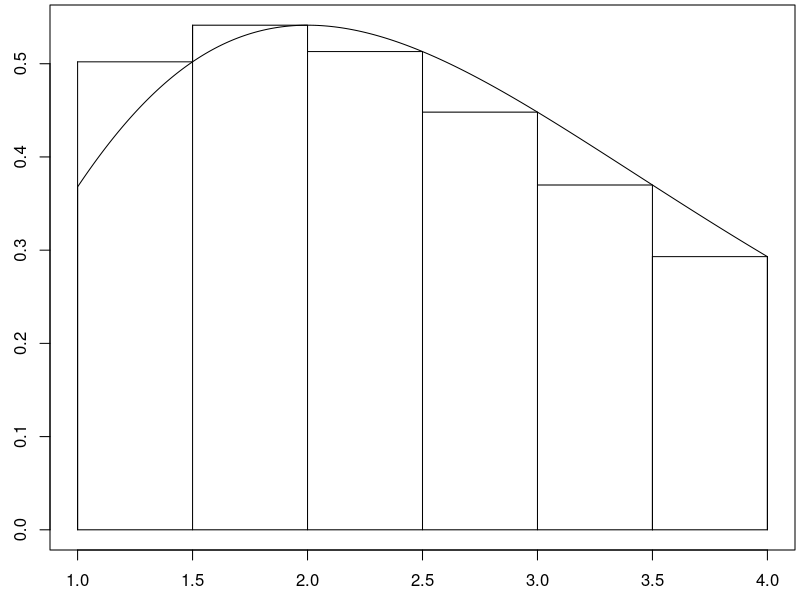

Write the R code that produced this figure.
draw_rect_approx <- function(f,a,b,num_rectangles, method = "mid"){
  n <- num_rectangles
  dx <- (b-a)/n
  x <- c(a,seq(a,b,dx/100),b,a)
  y <- c(0,f(seq(a,b,dx/100)),0,0)
  par(mar=c(2.5,2.5,0.25,0.25))
  plot(x,y,type = "l")
  
  if(method == "left"){
    xi <- seq(a+0*dx/2,b-dx/2,dx)
    lines(xi,f(xi),type = "h")
    lines(xi,f(xi),type = "s")
    lines(c(xi[n],xi[n]+dx),f(c(xi[n],xi[n])),type = "l")
    lines(c(xi[n],xi[n]+dx),f(c(xi[n],xi[n])),type = "h")
  }
  else if(method == "right"){
    xi <- seq(a+dx,b+dx/2,dx)
    lines(xi-dx,f(xi),type = "h")
    lines(xi-dx,f(xi),type = "s")
    lines(c(xi[n]-dx,xi[n]),f(c(xi[n],xi[n])),type = "l")
    lines(c(xi[n]-dx,xi[n]),f(c(xi[n],xi[n])),type = "h")
  } 
  else{#Use midpoint
    xi <- seq(a+dx/2,b,dx)
    lines(xi-dx/2,f(xi),type = "h")
    lines(xi-dx/2,f(xi),type = "s")
    lines(c(xi[n]-dx/2,xi[n]+dx/2),f(c(xi[n],xi[n])),type = "l")
    lines(c(xi[n]-dx/2,xi[n]+dx/2),f(c(xi[n],xi[n])),type = "h")
  }
}



g <- function(x){x^2*exp(-x)}
a <- 1
b <- 4
n <- 6
draw_rect_approx(g,a,b,n,method = "right")
dx <- (b-a)/n
xi <- seq(a+dx,b,dx)  #Can you tell what part of this line of code has us use right endpoints?
data.frame(right_point = xi, function_at_xi = g(xi), area_i = g(xi)*dx)
c(riemann_sum_using_right_endpoints = sum(g(xi)*dx))

#increase n to get a better approximation at the area under g. 
n <- 10000000
dx <- (b-a)/n
xi <- seq(a+dx,b,dx)  
A <- sum(g(xi)*dx)
A

#We know k = 1/A, and f = k g, 
k <- 1/A
f <- function(x){k*g(x)}

#Verify that the area under f is 1
sum(f(xi)*dx)

#Compute the expected value and variance using f
EV <- sum(xi*f(xi)*dx)
EV
Var <- sum((xi-EV)^2*f(xi)*dx)
Var

#Compute the probability P(X <= 3)
a <- 1
b <- 3 #We adjust the upper bound to be 3, instead of 4. 
n <- 10000000
dx <- (b-a)/n
xi <- seq(a+dx,b,dx)  
sum(f(xi)*dx)

#Compute the probability P(2< X <= 3)
a <- 2 #Adjust the lower bound
b <- 3 
n <- 10000000
dx <- (b-a)/n
xi <- seq(a+dx,b,dx)  
sum(f(xi)*dx)

